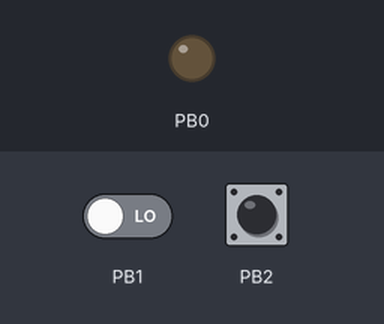
A sketch run on a simulated ATtiny85, built with avr-gcc and run on an emulated ATtiny85. Parts: output pins drawn as LEDs (lit = HIGH). The inputs (shaded band) are chosen by the test bench; at power-on: PB1 LOW, PB2 HIGH. Sleep ends after the set time or at an interrupt.

Above: at 1.2 s.
1.3 s: PB1 driven HIGH
At 1.9 s:
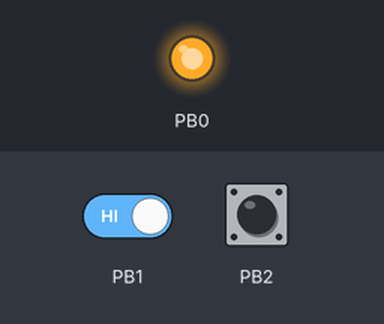
2.8 s: PB2 pulled LOW for 0.15 s
At 4.0 s:
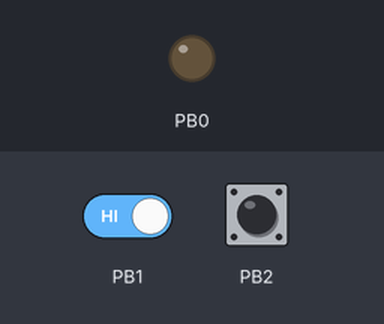
4.4 s: PB1 driven LOW
At 5.4 s:
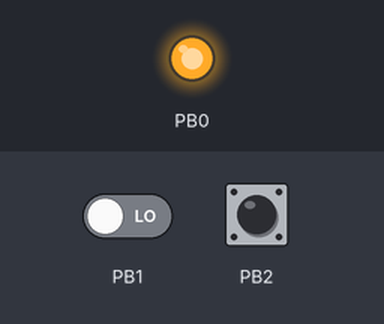
Timing chart, 0 to 7.4 s (numbered marks = the images above; inputs shaded):
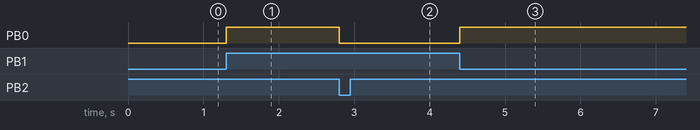

The sketch:

Attiny13A_Laser_Trapwire.ino
```cpp
// Buzzer as output on pin PB0;
// LDR (+10Kohm resistor) as external interrupt on pin PB1;
// Button as input_pullup on pin PB2.

#include <avr/interrupt.h>
#include <avr/sleep.h>

#define PRR _SFR_IO8(0x25) // Equivalent to 'power_all_disable();' on attiny85
#define PRADC 0
#define PRTIM0 1
#define BODCR _SFR_IO8(0x30) // Closing the BOD CONTROL Register
#define BPDSE 0
#define BPDS 1

bool B; // Stores button status

ISR(PCINT0_vect){ // Interrupt handling
  cli(); // Disable interrupts while handling event
  PORTB |= (1 << PB0); // Buzzing, PB0 = 1
  while(B){ // Until button is pressed
    B = PINB & 0b00000100; // Implements digitalRead(2) with port manipulation
  }
  B = 1; // Button was pressed
  PORTB &= ~(1 << PB0); // Stop buzzing, PB0 = 0
  sei(); // Enable interrupts
}

void setup () {
  cli(); // Disable interrupts for setup
  PCMSK |= (1 << PCINT1); // Enable Pin PB1 Change Interrupts
  GIMSK |= (1 << PCIE); // Use PB1 as interrupt pin
  ADCSRA &= ~_BV(ADEN); // ADC off for lower power consumption
  ACSR |= _BV(ACD);         // Disable analog comparator
  DIDR0 |= (1<< AIN1D)|(1 << AIN0D);// Disable analog input buffers
  DDRB = 0b00000001; // The following two lines set PB0 as OUTPUT and PB2 as INPUT_PULLUP
  PORTB = 0b00000100;
  B = 1;
  sei(); // Enable interrupts
}

void loop() {
  sleep_enable();
  set_sleep_mode(SLEEP_MODE_PWR_DOWN);
  sleep_cpu();
}
```

Measured:
- after the input at 1.3 s, PB0: LOW → HIGH at once
- after the input at 2.8 s, PB0: HIGH → LOW at once
- after the input at 4.4 s, PB0: LOW → HIGH at once
